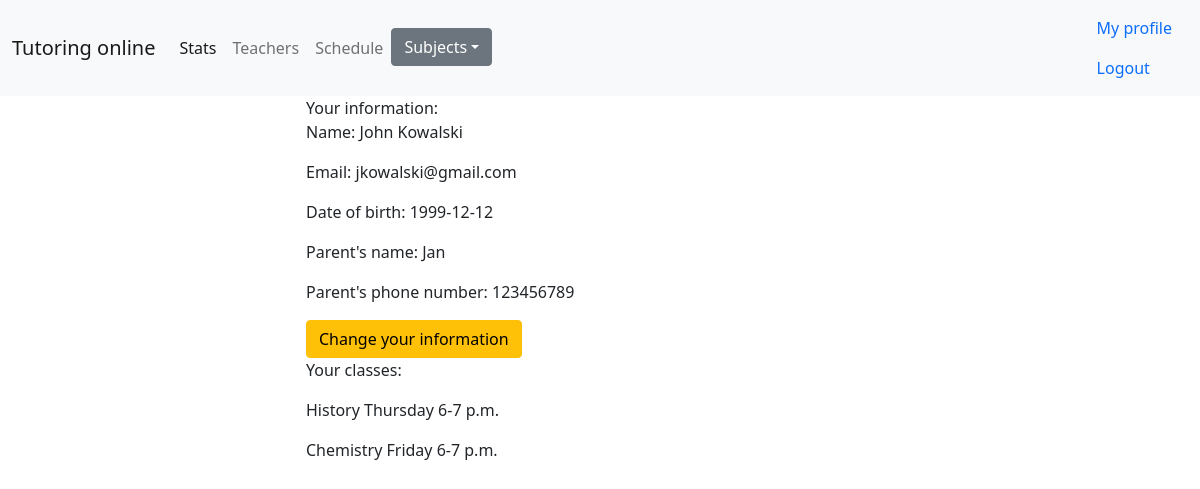
/student_profile (signed in), run on the app's committed database.
### app/models.py (models this page shows, shortened)
class User(db.Model, UserMixin):
  __tablename__ = "user"
  id = db.Column(db.Integer, primary_key=True)
  email = db.Column(db.String(120), unique=True, nullable=False)
  password = db.Column(db.String(60), nullable=False)

class Student(User):
  __tablename__ = "students"
  id = db.Column(db.Integer, db.ForeignKey('user.id'), primary_key=True)
  teachers = db.relationship("Teacher", secondary=association_teacher_student_table, backref=db.backref('students',
                                                                                                        lazy='dynamic'))
  classes = db.relationship("Classes", secondary=association_class_student_table, back_populates='students',
                            lazy='dynamic')
  date_of_birth = db.Column(db.String)
  first_name = db.Column(db.String)
  last_name = db.Column(db.String)
  parents_name = db.Column(db.String)
  parents_phone = db.Column(db.String)

class User(db.Model, UserMixin):
  __tablename__ = "user"
  id = db.Column(db.Integer, primary_key=True)
  email = db.Column(db.String(120), unique=True, nullable=False)
  password = db.Column(db.String(60), nullable=False)

### app/student/routes.py (the view)
@student.route('/student_profile')
@login_required
def students_profile():
  student_data = Student.query.filter_by(email=current_user.email).first()
  classes = [(t.subject + " " + t.weekday + " " + t.hour) for t in student_data.classes.all()]
  return render_template('student_profile.html', student_data=student_data, classes=classes)

### app/models.py (called while the page is built)
@login_manager.user_loader
def load_user(user_id):
  return User.query.get(int(user_id))

### app/templates/student_profile.html (shortened to what this page needs)
<!DOCTYPE html>
{% extends "layout.html" %}
{% block content %}
<head>
</head>
<body>
	<div>Your information:
		<p>Name: {{student_data.first_name}}
			{{student_data.last_name}}</p>
		<p>Email: {{student_data.email}}</p>
		<p>Date of birth: {{student_data.date_of_birth}}</p>
		<p>Parent's name: {{student_data.parents_name}}</p>
		<p>Parent's phone number: {{student_data.parents_phone}}</p>
		<a class="btn btn-warning" href="change_student_form">Change your information </a>
	</div>
	<div><p> Your classes:</p>
		<a>{% for item in classes %}</a>
		<p>{{item}}</p>
		{% endfor %}
	</div>
</body>
{% endblock content %}

### data on the page
Student: first_name "John", last_name "Kowalski", date_of_birth "1999-12-12", parents_name "Jan", parents_phone "123456789"
User: email "jkowalski@gmail.com"

### other printed values
{{ item }} "History Thursday 6-7 p.m." "Chemistry Friday 6-7 p.m."
